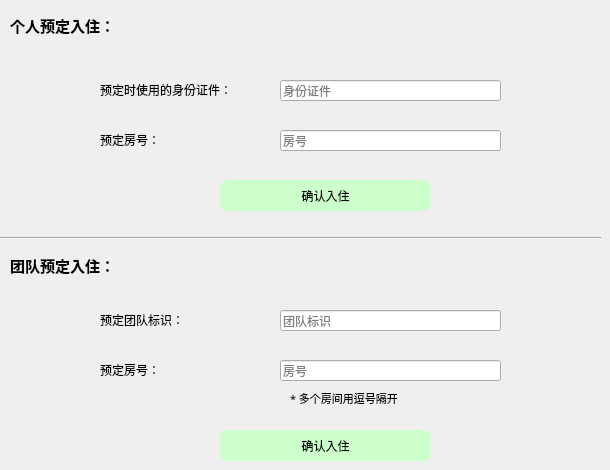
      <widget class="QWidget" name="page_10">
       <widget class="Line" name="line_6">
        <property name="geometry">
         <rect>
          <x>0</x>
          <y>230</y>
          <width>601</width>
          <height>16</height>
         </rect>
        </property>
        <property name="orientation">
         <enum>Qt::Horizontal</enum>
        </property>
       </widget>
       <widget class="QLabel" name="label_46">
        <property name="geometry">
         <rect>
          <x>10</x>
          <y>10</y>
          <width>171</width>
          <height>31</height>
         </rect>
        </property>
        <property name="font">
         <font>
          <family>FontAwesome</family>
          <pointsize>11</pointsize>
          <weight>75</weight>
          <bold>true</bold>
         </font>
        </property>
        <property name="text">
         <string>个人预定入住：</string>
        </property>
       </widget>
       <widget class="QLabel" name="label_47">
        <property name="geometry">
         <rect>
          <x>10</x>
          <y>250</y>
          <width>131</width>
          <height>31</height>
         </rect>
        </property>
        <property name="font">
         <font>
          <family>FontAwesome</family>
          <pointsize>11</pointsize>
          <weight>75</weight>
          <bold>true</bold>
         </font>
        </property>
        <property name="text">
         <string>团队预定入住：</string>
        </property>
       </widget>
       <widget class="QLabel" name="label_48">
        <property name="geometry">
         <rect>
          <x>100</x>
          <y>70</y>
          <width>191</width>
          <height>40</height>
         </rect>
        </property>
        <property name="styleSheet">
         <string notr="true">font: 9pt &quot;FontAwesome&quot;;</string>
        </property>
        <property name="text">
         <string>预定时使用的身份证件：</string>
        </property>
       </widget>
       <widget class="QLineEdit" name="cid_rtc">
        <property name="geometry">
         <rect>
          <x>280</x>
          <y>80</y>
          <width>221</width>
          <height>21</height>
         </rect>
        </property>
        <property name="placeholderText">
         <string>身份证件</string>
        </property>
       </widget>
       <widget class="QLabel" name="label_49">
        <property name="geometry">
         <rect>
          <x>100</x>
          <y>120</y>
          <width>191</width>
          <height>40</height>
         </rect>
        </property>
        <property name="styleSheet">
         <string notr="true">font: 9pt &quot;FontAwesome&quot;;</string>
        </property>
        <property name="text">
         <string>预定房号：</string>
        </property>
       </widget>
       <widget class="QLineEdit" name="crid_rtc">
        <property name="geometry">
         <rect>
          <x>280</x>
          <y>130</y>
          <width>221</width>
          <height>21</height>
         </rect>
        </property>
        <property name="placeholderText">
         <string>房号</string>
        </property>
       </widget>
       <widget class="QLineEdit" name="tid_rtc">
        <property name="geometry">
         <rect>
          <x>280</x>
          <y>310</y>
          <width>221</width>
          <height>21</height>
         </rect>
        </property>
        <property name="placeholderText">
         <string>团队标识</string>
        </property>
       </widget>
       <widget class="QLabel" name="label_50">
        <property name="geometry">
         <rect>
          <x>100</x>
          <y>300</y>
          <width>191</width>
          <height>40</height>
         </rect>
        </property>
        <property name="styleSheet">
         <string notr="true">font: 9pt &quot;FontAwesome&quot;;</string>
        </property>
        <property name="text">
         <string>预定团队标识：</string>
        </property>
       </widget>
       <widget class="QLineEdit" name="trid_rtc">
        <property name="geometry">
         <rect>
          <x>280</x>
          <y>360</y>
          <width>221</width>
          <height>21</height>
         </rect>
        </property>
        <property name="placeholderText">
         <string>房号</string>
        </property>
       </widget>
       <widget class="QLabel" name="label_51">
        <property name="geometry">
         <rect>
          <x>100</x>
          <y>350</y>
          <width>191</width>
          <height>40</height>
         </rect>
        </property>
        <property name="styleSheet">
         <string notr="true">font: 9pt &quot;FontAwesome&quot;;</string>
        </property>
        <property name="text">
         <string>预定房号：</string>
        </property>
       </widget>
       <widget class="QLabel" name="label_52">
        <property name="geometry">
         <rect>
          <x>290</x>
          <y>390</y>
          <width>211</width>
          <height>16</height>
         </rect>
        </property>
        <property name="font">
         <font>
          <family>新宋体</family>
          <pointsize>8</pointsize>
         </font>
        </property>
        <property name="text">
         <string>* 多个房间用逗号隔开</string>
        </property>
       </widget>
       <widget class="QPushButton" name="commitrtcC">
        <property name="geometry">
         <rect>
          <x>220</x>
          <y>180</y>
          <width>211</width>
          <height>31</height>
         </rect>
        </property>
        <property name="styleSheet">
         <string notr="true">#commitrtcC{background:#CCFFCC;
border-radius:8px}
#commitrtcC:hover
{
background:#CCFF99
}</string>
        </property>
        <property name="text">
         <string>确认入住</string>
        </property>
       </widget>
       <widget class="QPushButton" name="commitrtcT">
        <property name="geometry">
         <rect>
          <x>220</x>
          <y>430</y>
          <width>211</width>
          <height>31</height>
         </rect>
        </property>
        <property name="styleSheet">
         <string notr="true">#commitrtcT{background:#CCFFCC;
border-radius:8px}
#commitrtcT:hover
{
background:#CCFF99
}</string>
        </property>
        <property name="text">
         <string>确认入住</string>
        </property>
       </widget>
      </widget>
